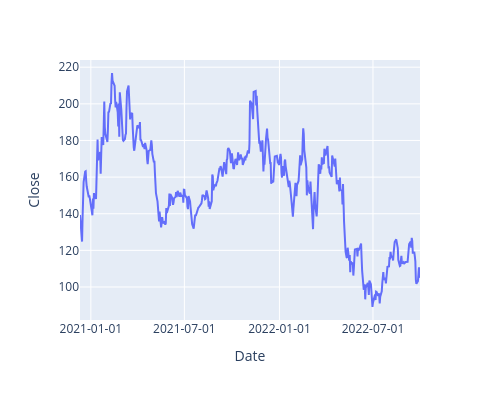

Write notebook code for a chart like this one.
### Code cell
fig = px.line(data_frame=df_abnb, x='Date', y='Close'
        ,width=500, height=400)
fig.update_xaxes(tickformat='%Y-%m-%d')

### Figure 1 — Plotly figure (JSON) as saved in the notebook; plotly's stock layout.template omitted (floating-point values rounded to 4 significant figures; data arrays with more than 128 entries replaced by an {"elided": "..."} marker saying what was removed)
{"data": [{"hovertemplate": "Date=%{x}<br>Close=%{y}<extra></extra>", "legendgroup": "", "line": {"color": "#636efa", "dash": "solid"}, "marker": {"symbol": "circle"}, "mode": "lines", "name": "", "orientation": "v", "showlegend": false, "type": "scatter", "x": {"elided": "454 str values"}, "xaxis": "x", "y": {"elided": "454 float values"}, "yaxis": "y"}], "layout": {"height": 400, "legend": {"tracegroupgap": 0}, "margin": {"t": 60}, "width": 500, "xaxis": {"anchor": "y", "domain": [0, 1], "tickformat": "%Y-%m-%d", "title": {"text": "Date"}}, "yaxis": {"anchor": "x", "domain": [0, 1], "title": {"text": "Close"}}}}
